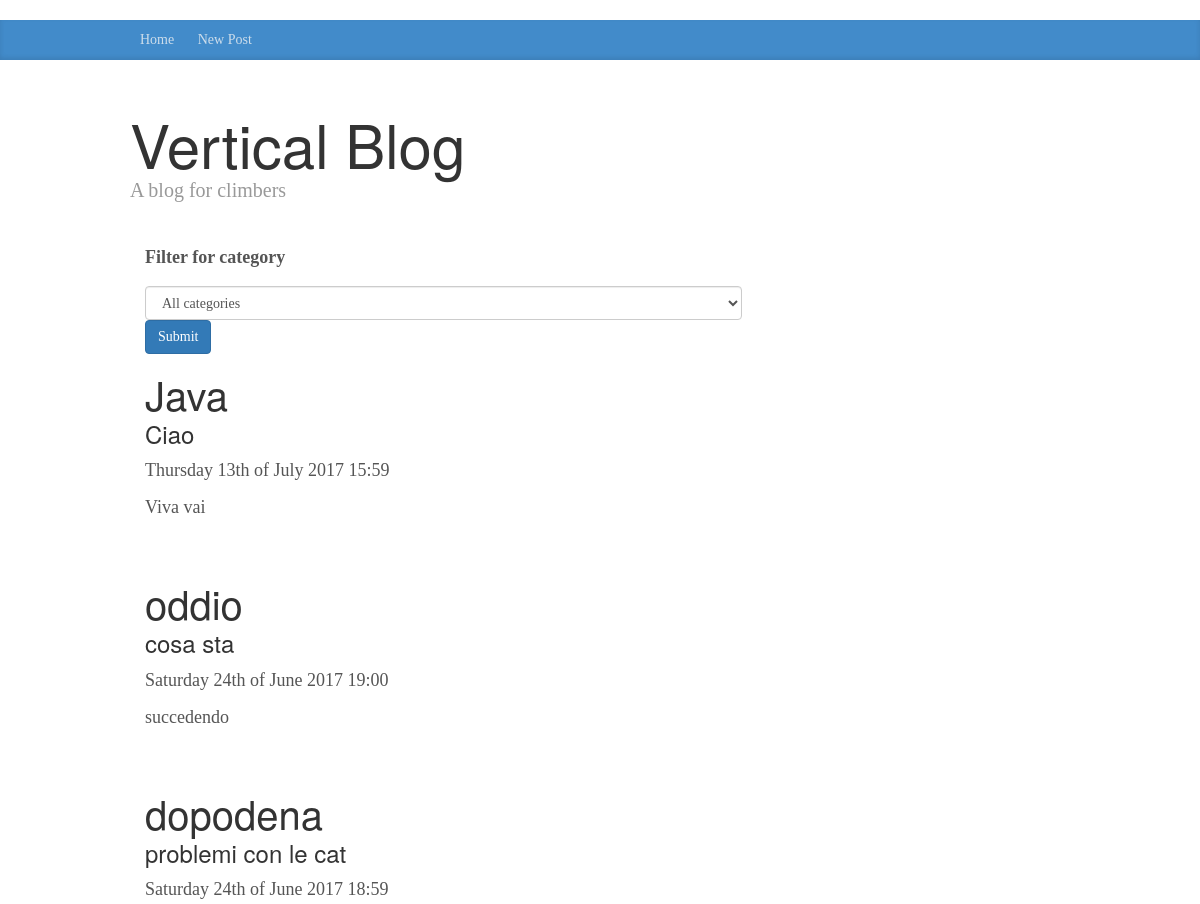
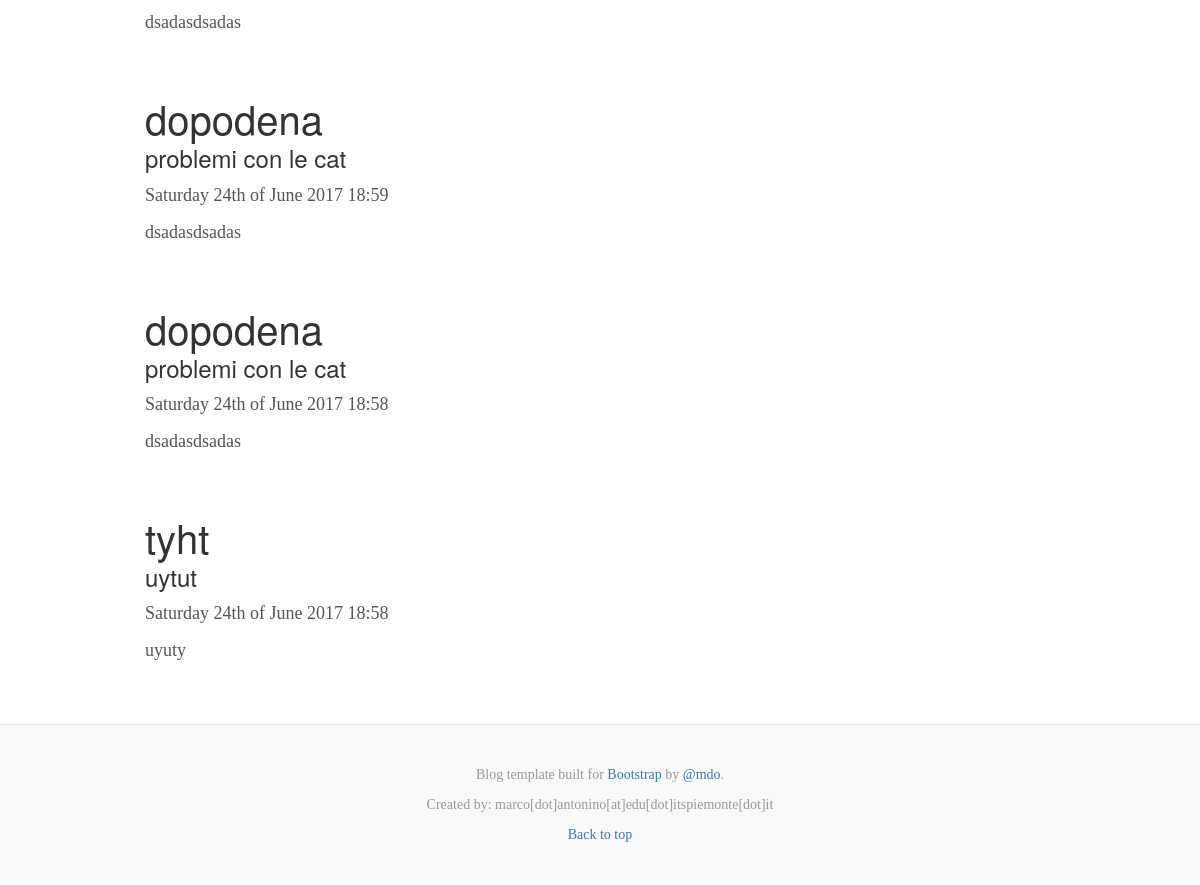
Page /marcosBlog/index.php on the committed database (2 pictures, top to bottom).
### tables this page shows
CREATE TABLE `blog_posts` (
  `id` int(11) NOT NULL,
  `title` varchar(255) NOT NULL,
  `subtitle` varchar(100) NOT NULL,
  `post` text NOT NULL,
  `author_id` int(11) DEFAULT NULL,
  `category_id` int(11) NOT NULL,
  `date_posted` varchar(50) NOT NULL
);

### marcosBlog/includes/database.php (called while the page is built, shortened)
<?php
class Database
{
	private $host;
	private $user;
	private $pass;
	private $dbname;
	private $link;
	function __construct($dbname = DB_NAME, $host = DB_HOST, $user = DB_USER, $pass = DB_PASS) {
		$this->host = $host;
		$this->user = $user;
		$this->pass = $pass;
		$this->dbname = $dbname;
	}
  function getLink() {
      return $this->link;
  }
	function connection()	{
		try {
			$this->link = new PDO("mysql:host=".$this->host.";dbname=".$this->dbname,$this->user,$this->pass);
		} catch (Exception $e) {
			echo $e->getMessage();
		}
	}
}
?>

### marcosBlog/includes/content.php (the view, shortened to what this page needs)
<?php
try {
  $category = isset($_POST['category']) ? $_POST['category'] : false;
  if($category){
    $query = "SELECT id, title, subtitle, post, category_id, date_posted FROM blog_posts where category_id = $category order by date_posted desc";
  }else {
    $query = "SELECT id,title, subtitle, post, category_id, date_posted FROM blog_posts order by date_posted desc";
  }
  $post = $DB->getLink()->prepare($query);
?>
<div class="col-sm-8 blog-main">
    <form action="#" method="post">
      <label>Filter for category</label>
      <div class="checkbox">
        <select class="form-control" name="category">
          <option value="">All categories</option>
        </select>
        <button type="submit" class="btn btn-primary" name="btnSubmit">Submit</button>
      </div>
    </form>
<?php
  $post->execute();
    while ($row = $post->fetch()) {  ?>
        <div class="blog-post">
          <h2 class="blog-post-title"><?=$row['title'] ?></h2>
          <h3 class="blog-post-subtitle"><?= $row['subtitle'] ?></h3>
          <p class="blog_post-meta"><?=date("l jS \of F Y H:i", intval($row['date_posted'])) ?></p>
          <p><?=$row['post'] ?></p>
        </div>
      <?php
    }
} catch (Exception $e) {
  echo $e->getMessage();
}
?>
</div>

### marcosBlog/css/blog.css (style rules this page uses)
body { font-family: Georgia, "Times New Roman", Times, serif; color: #555; }
h1, .h1, h2, .h2, h3, .h3, h4, .h4, h5, .h5, h6, .h6 { margin-top: 0; font-family: "Helvetica Neue", Helvetica, Arial, sans-serif; font-weight: normal; color: #333; }
.blog-main { font-size: 18px; line-height: 1.5; }
.blog-post { margin-bottom: 60px; }
.blog-post-title { margin-bottom: 5px; font-size: 40px; }

### rows in the picture
blog_posts: title "Java", subtitle "Ciao", date_posted "Thursday 13th of July 2017 15:59", post "Viva vai"
blog_posts: title "oddio", subtitle "cosa sta", date_posted "Saturday 24th of June 2017 19:00", post "succedendo"
blog_posts: title "dopodena", subtitle "problemi con le cat", date_posted "Saturday 24th of June 2017 18:59", post "dsadasdsadas"
blog_posts: title "dopodena", subtitle "problemi con le cat", date_posted "Saturday 24th of June 2017 18:59", post "dsadasdsadas"
blog_posts: title "dopodena", subtitle "problemi con le cat", date_posted "Saturday 24th of June 2017 18:58", post "dsadasdsadas"
blog_posts: title "tyht", subtitle "uytut", date_posted "Saturday 24th of June 2017 18:58", post "uyuty"

### other values in the picture
TITLE "Vertical Blog"
SUBTITLE "A blog for climbers"
